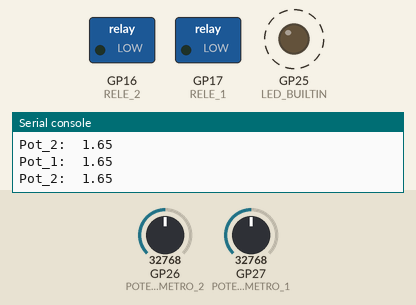
Recording of a program running on a simulated Raspberry Pi Pico running MicroPython. Shown: switched loads named in the program (green lamp = pin HIGH), output pins drawn as LEDs (lit = HIGH), the last lines printed to the serial console. Dashed ring = blinking. The inputs (shaded band) are chosen by the test bench; at power-on: GP27 (POTENCIOMETRO_1) = 32768, GP26 (POTENCIOMETRO_2) = 32768 (analog values on the 0–65535 scale).

Above: at 1.2 s.
1.3 s: GP27 (POTENCIOMETRO_1) set to 30976
3.5 s: GP27 (POTENCIOMETRO_1) set to 28624
At 4.8 s:
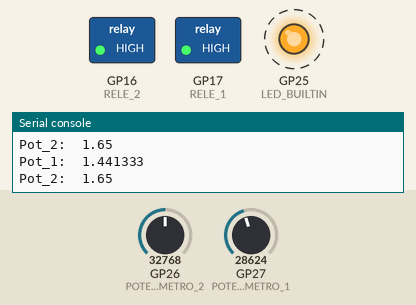
7.6 s: GP27 (POTENCIOMETRO_1) set to 32767
At 8.4 s:
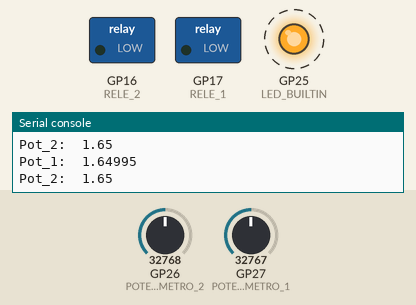
11.7 s: GP27 (POTENCIOMETRO_1) set to 19660
At 13.5 s:
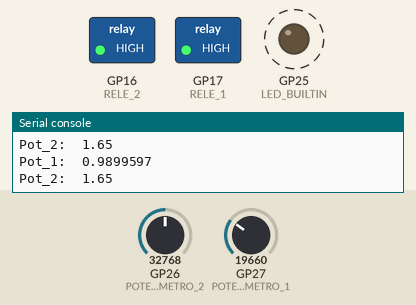
Timing chart, 0 to 16.8 s (numbered marks = the images above; inputs shaded):
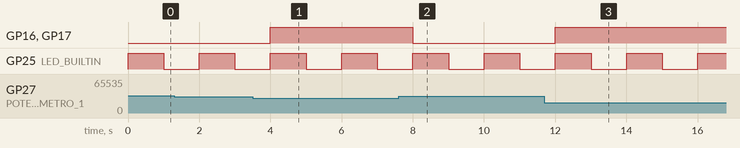

Measured:
- the behaviour switches between 29792 and 29776 on GP27 (POTENCIOMETRO_1) (found by bisection; images 0 and 1)
- after the input at 3.5 s, GP16 (RELE_2), GP17 (RELE_1): LOW → HIGH after 0.50 s
- after the input at 7.6 s, GP16 (RELE_2), GP17 (RELE_1): HIGH → LOW after 0.41 s
- after the input at 11.7 s, GP16 (RELE_2), GP17 (RELE_1): LOW → HIGH after 0.31 s
- by itself, GP25 (LED_BUILTIN): alternates HIGH for 1.0 s and LOW for 1.0 s

The program:

Potenciometro.py
```python
from machine import Pin, ADC
from time import sleep

LED_BUILTIN = Pin( 25, Pin.OUT )

RELE_1 = Pin( 17, Pin.OUT ) # Red Led
RELE_2 = Pin( 16, Pin.OUT ) # Blue Led

POTENCIOMETRO_1 = ADC(1) # Yellow wire
POTENCIOMETRO_2 = ADC(0) # Blue wire

FACTOR = 3.3/ 2**16

while True:
    # Medido em tensão de 0 - 3.3V
    print("Pot_1: ", POTENCIOMETRO_1.read_u16()*FACTOR, end='\n')
    print("Pot_2: ", POTENCIOMETRO_2.read_u16()*FACTOR, end='\n' )

    # Podemos passar valores para os pinos de saída usando o .value()
    RELE_1.value( True if POTENCIOMETRO_1.read_u16()*FACTOR < 1.5 else False )

    # Ou podemos passar os valores utilizando .high() e .low()
    if POTENCIOMETRO_1.read_u16()*FACTOR < 1.5 :    RELE_2.high()
    else:                                           RELE_2.low()

    # Outro modo de alterar os valores dos pinos é utilizando o .toggle()
    # Desse modo, o valor passa a ser ivnertido 1 -> 0  e 0 -> 1
    LED_BUILTIN.toggle()

    sleep(1)
    
```
